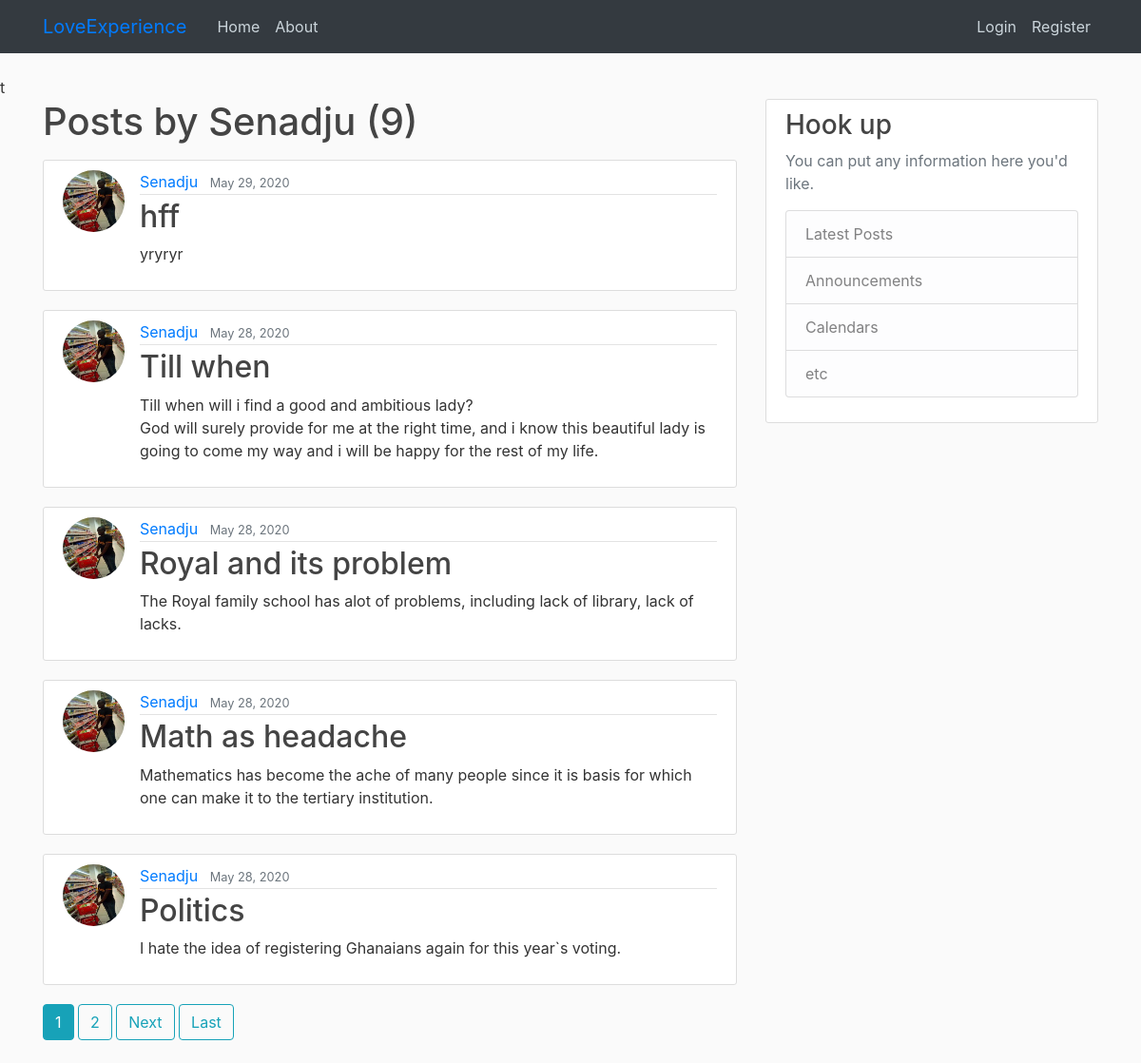
/user/Senadju, run on the app's committed database.
### blog/models.py (models this page shows, shortened)
class Post(models.Model):
    title = models.CharField(max_length=100)
    content = models.TextField()
    date_posted = models.DateTimeField(default=timezone.now)
    author = models.ForeignKey(User, on_delete=models.CASCADE)

### users/models.py (models this page shows, shortened)
class Profile(models.Model):
     user = models.OneToOneField(User, on_delete=models.CASCADE)
     image = models.ImageField(default='default.jpg', upload_to='profile_pics')

### blog/views.py (the view)
# urls.py: path('user/<str:username>', UserPostListView.as_view(), name='user-posts'),
class UserPostListView(ListView): # creating a view to avoid link on the username
    model = Post
    template_name = 'blog/user_posts.html'
    context_object_name = 'posts'
    paginate_by = 5
    def get_queryset(self): # overriding
        user = get_object_or_404(User, username=self.kwargs.get('username'))
        return Post.objects.filter(author=user).order_by('-date_posted')

### blog/templates/blog/user_posts.html (shortened to what this page needs)
{% extends "blog/base.html" %}
{% block content %}
    <h1 class="mb-3">Posts by {{ view.kwargs.username }} ({{ page_obj.paginator.count }})</h1>
    {% for post in posts %}
        <article class="media content-section">
          <img class="rounded-circle article-img" src="{{ post.author.profile.image.url }}">
          <div class="media-body">
            <div class="article-metadata">
              <a class="mr-2" href="{% url 'user-posts' post.author.username %}">{{ post.author }}</a>
              <small class="text-muted">{{ post.date_posted|date:"F d, Y" }}</small>
            </div>
            <h2><a class="article-title" href="{% url 'post-detail' post.id %}">{{ post.title }}</a></h2>
            <p class="article-content">{{ post.content }}</p>
          </div>
        </article>
    {% endfor %}
    {% if is_paginated %}
      {% for num in page_obj.paginator.page_range %}
        {% if page_obj.number == num %}
          <a class="btn btn-info mb-4" href="?page={{ num }}">{{ num }}</a>
        {% elif num > page_obj.number|add:'-3' and num < page_obj.number|add:'3' %}
          <a class="btn btn-outline-info mb-4" href="?page={{ num }}">{{ num }}</a>
        {% endif %}
      {% endfor %}
      {% if page_obj.has_next %}
        <a class="btn btn-outline-info mb-4" href="?page={{ page_obj.next_page_number }}">Next</a>
        <a class="btn btn-outline-info mb-4" href="?page={{ page_obj.paginator.num_pages }}">Last</a>
      {% endif %}
    {% endif %}
{% endblock content %}

### blog/static/blog/main.css (style rules this page uses)
body { background: #fafafa; color: #333333; margin-top: 5rem; }
h1, h2, h3, h4, h5, h6 { color: #444444; }
.content-section { background: #ffffff; padding: 10px 20px; border: 1px solid #dddddd; border-radius: 3px; margin-bottom: 20px; }
.article-title { color: #444444; }
.article-content { white-space: pre-line; }
.article-img { height: 65px; width: 65px; margin-right: 16px; }
.article-metadata { padding-bottom: 1px; margin-bottom: 4px; border-bottom: 1px solid #e3e3e3 }

### data on the page
Post: author.profile.image (picture), author "Senadju", date_posted "May 29, 2020", title "hff", content "yryryr"
Post: author.profile.image (picture), author "Senadju", date_posted "May 28, 2020", title "Till when", content "Till when will i find a good and ambitious lady? God will surely provide for me at the right time, and i know this beautiful lady is going to come my way and i will be happy for the rest of my life."
Post: author.profile.image (picture), author "Senadju", date_posted "May 28, 2020", title "Royal and its problem", content "The Royal family school has alot of problems, including lack of library, lack of lacks."
Post: author.profile.image (picture), author "Senadju", date_posted "May 28, 2020", title "Math as headache", content "Mathematics has become the ache of many people since it is basis for which one can make it to the tertiary institution."
Post: author.profile.image (picture), author "Senadju", date_posted "May 28, 2020", title "Politics", content "I hate the idea of registering Ghanaians again for this year`s voting."

### other printed values
{{ view.kwargs.username }} "Senadju"
{{ page_obj.paginator.count }} "9"
{{ num }} "1"
{{ num }} "2"
